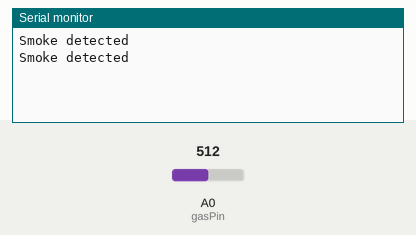
This sketch was run on a simulated Arduino Uno, built with avr-gcc and run on an emulated ATmega328P. Shown: the last lines printed to the serial monitor. Inputs (shaded band) come from the test bench; at power-on: A0 (gasPin) = 512.

Above: at 2.8 s.
2.9 s: A0 (gasPin) set to 408
At 4.9 s:
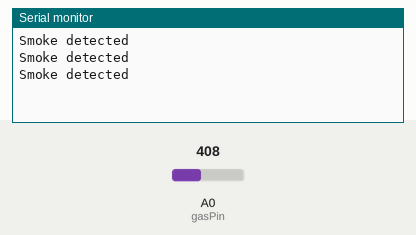
5.6 s: A0 (gasPin) set to 392
At 6.4 s:
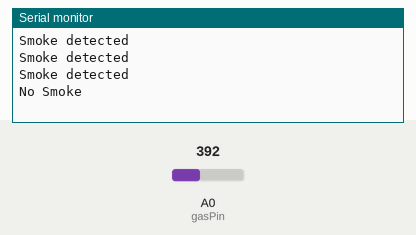

The sketch:

gas.ino
```cpp
#define gasPin A0

void setup()
{
  Serial.begin(9600);
}

void loop()
{
  int smooke = analogRead(gasPin);
  if(smooke>400){
    Serial.println("Smoke detected");
  }
  else{
    Serial.println("No Smoke");
  }

  delay(2000);
}
```

Measured:
- the behaviour switches between 401 and 400 on A0 (gasPin) (found by bisection; images 1 and 2)
- after the input at 5.6 s, the serial monitor: prints a new line after 0.40 s (image 2)
